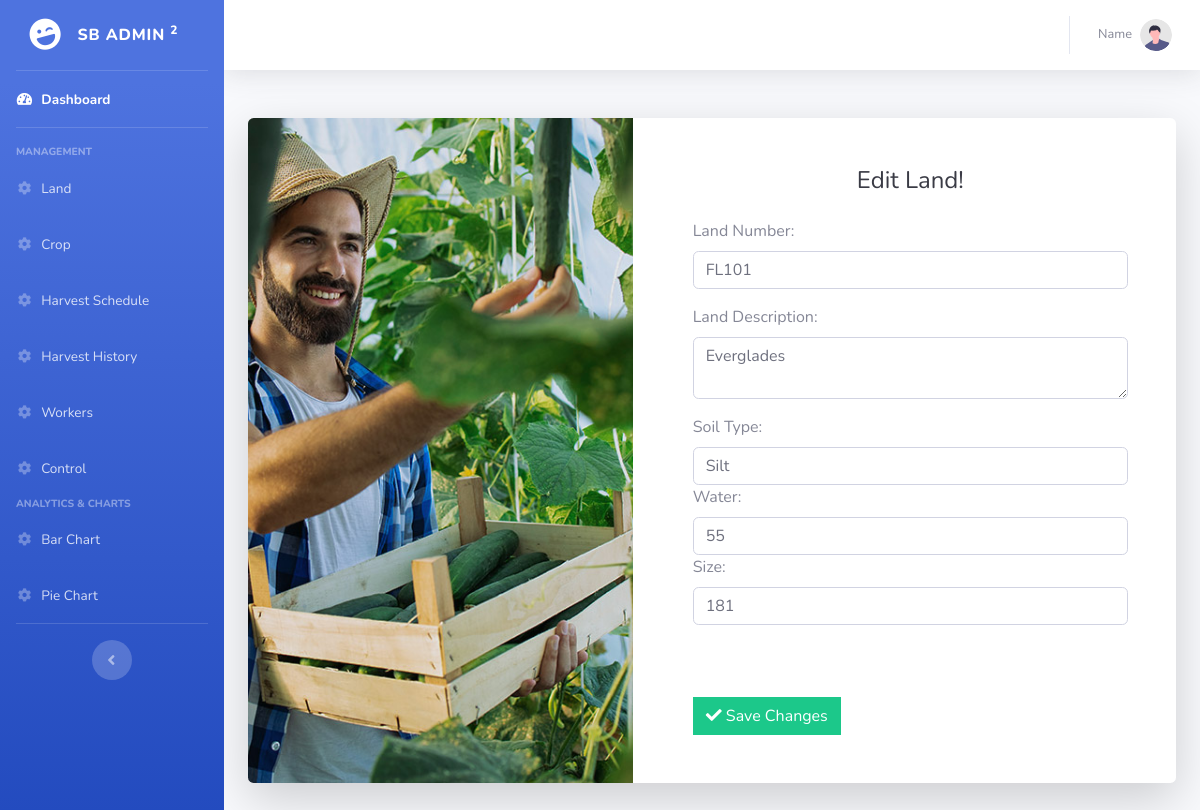
The page /pages/edit_land.php?land_id=4 on the database its author committed.
### tables this page shows
create table LAND
(
   LID                  int not null auto_increment,
   RID                  int not null,
   LNUMBER              varchar(50) not null,
   LSIZE                decimal not null,
   LSOILTYPE            varchar(100),
   LWATER               decimal,
   WATER_AVAILABLE      int not null,
   LDESC                char(10),
   LNAME                varchar(50),
   primary key (LID)
);

### helpers/functions.php (called while the page is built, shortened)
<?php
function isGetRequested() {
    return $_SERVER["REQUEST_METHOD"] == "GET";
}
?>

### classes/Connection.php (called while the page is built, shortened)
<?php
class Connection {
    private $host = "localhost";
    private $db = "agrirms";
    private $username = "root";
    private $password = "";
    function connect() {
        $this->con = mysqli_connect($this->host, $this->username, $this->password, $this->db);
        return $this->con;
    }
    function executeQuery($query) {
        $conn = $this->connect();
        $result = mysqli_query($conn, $query);
        return $result;
    }
    function fetchRow($result) {
        if ($result instanceof mysqli_result) {
            return mysqli_fetch_assoc($result);
        } else {
            return [];
        }
    }
    function getNumRows($result) {
        return mysqli_num_rows($result);
    }
}
?>

### pages/edit_land.php (the view, shortened to what this page needs)
<?php
require_once BASE_PATH . '/includes/header.php';
require_once BASE_PATH . "/includes/sidebar.php";
require_once BASE_PATH . "/includes/topbar.php";
require_once BASE_PATH . '/classes/Connection.php';
require_once BASE_PATH . '/helpers/functions.php';
$connection = new Connection();
if (isGetRequested()) {
    $landID = sanitizeString($_GET['land_id']);
    $query = "SELECT * FROM LAND WHERE LID = '$landID'";
    $result = $connection->executeQuery($query);
    if ($connection->getNumRows($result) > 0) {
        $landDetails = $connection->fetchRow($result);
        ?>
        <div class="container">
            <div class="card o-hidden border-0 shadow-lg my-5">
                <div class="card-body p-0">
                    <div class="row">
                        <div class="col-lg-5 d-none d-lg-block bg-register-image"></div>
                        <div class="col-lg-7">
                            <div class="p-5">
                                <div class="text-center">
                                    <h1 class="h4 text-gray-900 mb-4">Edit Land!</h1>
                                </div>
                                <form method="post" action="update_land.php">
                                    <div class="form-group">
                                        <label for="land_number">Land Number:</label>
                                        <input type="text" class="form-control" id="land_number" name="land_number" value="<?php echo $landDetails['LNUMBER']; ?>">
                                    </div>
                                    <div class="form-group">
                                        <label for="land_desc">Land Description:</label>
                                        <textarea class="form-control" id="land_desc" name="land_desc"><?php echo $landDetails['LDESC']; ?></textarea>
                                    </div>
                                    <label for="land_soil">Soil Type:</label>
                                    <input type="text" class="form-control" id="land_soil" name="land_soil" value="<?php echo $landDetails['LSOILTYPE']; ?>">
                                    <label for="land_water">Water:</label>
                                    <input type="text" class="form-control" id="land_water" name="land_water" value="<?php echo $landDetails['LWATER']; ?>">
                                    <label for="land_size">Size:</label>
                                    <input type="text" class="form-control" id="land_size" name="land_size" value="<?php echo $landDetails['LSIZE']; ?>">
                                    <br><br>
                                    <button type="submit" class="btn btn-success mt-4 rounded-0">
                                      <span class="icon text-white">
                                        <i class="fas fa-check"></i>
                                      </span>
                                      <span class="text">Save Changes</span>
                                    </button>
                                </form>
                            </div>
                        </div>
                    </div>
                </div>
            </div>
        </div>
        <?php
    } else {
        echo '<div class="container"><div class="alert alert-danger">Invalid Land ID</div></div>';
    }
} else {
    echo '<div class="container"><div class="alert alert-danger">Invalid Request</div></div>';
}
require_once '../includes/footer.php';
?>

### rows shown on the page
land: land_number "FL101", land_desc "Everglades", land_soil "Silt", land_water "55", land_size "181"
